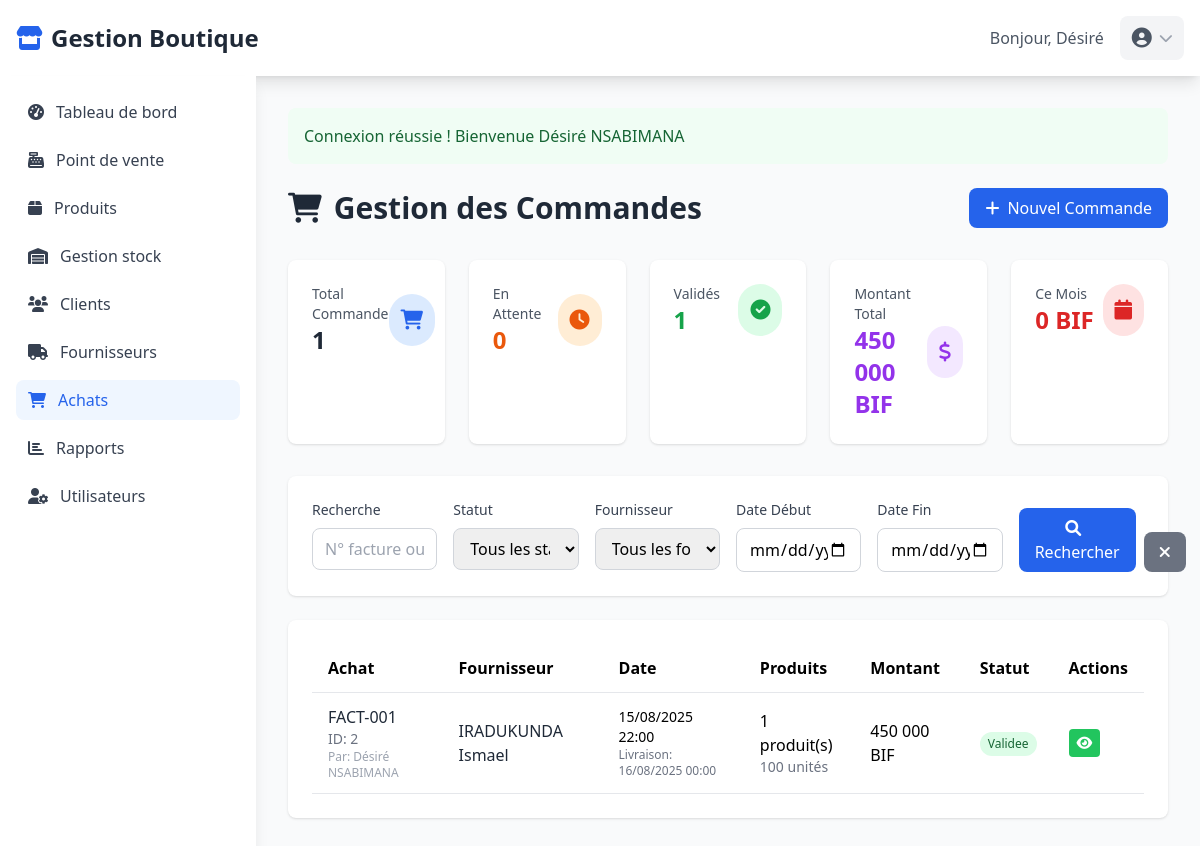
/achats.php (signed in), run on the app's committed database.
### tables this page shows
CREATE TABLE `utilisateurs` (
  `id_utilisateur` int(11) NOT NULL,
  `nom_utilisateur` varchar(50) NOT NULL,
  `mot_de_passe` text NOT NULL,
  `role` enum('proprietaire','vendeur') NOT NULL DEFAULT 'vendeur',
  `email` text NOT NULL,
  `nom` varchar(100) NOT NULL,
  `prenom` varchar(100) NOT NULL,
  `telephone` varchar(20) DEFAULT NULL,
  `statut` enum('actif','inactif') DEFAULT 'actif',
  `reset_token` text NOT NULL,
  `reset_expires` text NOT NULL,
  `date_creation` timestamp NOT NULL DEFAULT current_timestamp(),
  `derniere_connexion` datetime NOT NULL
);

CREATE TABLE `achats` (
  `id_achat` int(11) NOT NULL,
  `numero_facture` varchar(50) DEFAULT NULL,
  `id_utilisateur` int(11) NOT NULL,
  `id_fournisseur` int(11) DEFAULT NULL,
  `date_achat` timestamp NOT NULL DEFAULT current_timestamp(),
  `date_livraison_prevue` date DEFAULT NULL,
  `date_creation` datetime NOT NULL,
  `montant_total_ht` decimal(12,2) DEFAULT 0.00,
  `montant_tva` decimal(10,2) DEFAULT 0.00,
  `montant_total_ttc` decimal(12,2) DEFAULT 0.00,
  `statut` enum('en_attente','validee','livree','annulee') DEFAULT 'en_attente',
  `notes` text DEFAULT NULL
);

CREATE TABLE `fournisseurs` (
  `id_fournisseur` int(11) NOT NULL,
  `nom_fournisseur` varchar(100) NOT NULL,
  `contact` varchar(100) DEFAULT NULL,
  `telephone` varchar(20) DEFAULT NULL,
  `email` varchar(100) DEFAULT NULL,
  `adresse` text DEFAULT NULL,
  `date_creation` timestamp NOT NULL DEFAULT current_timestamp(),
  `statut` enum('actif','inactif') DEFAULT 'actif'
);

### achats.php (the view, shortened to what the rows shown need)
<?php
require_once 'config.php';
$db = Database::getInstance();
$user = getCurrentUser();
$where_conditions = ['1=1'];
$params = [];
$where_clause = implode(' AND ', $where_conditions);
$achats = $db->fetchAll("
    SELECT a.*,
           f.nom_fournisseur,
           u.prenom as acheteur_prenom,
           u.nom as acheteur_nom,
           COUNT(da.id_detail_achat) as nombre_produits,
           SUM(da.quantite_commandee) as quantite_totale
    FROM achats a
    LEFT JOIN fournisseurs f ON a.id_fournisseur = f.id_fournisseur
    LEFT JOIN utilisateurs u ON a.id_utilisateur = u.id_utilisateur
    LEFT JOIN details_achats da ON a.id_achat = da.id_achat
    WHERE $where_clause
    GROUP BY a.id_achat
    ORDER BY a.date_achat DESC
", $params);
?>
<!DOCTYPE html>
<html lang="fr">
<head>
    <script src="https://cdn.tailwindcss.com"></script>
    <link href="https://cdnjs.cloudflare.com/ajax/libs/font-awesome/6.0.0/css/all.min.css" rel="stylesheet">
</head>
<body class="bg-gray-50">
    <nav class="bg-white shadow-lg">
        <div class="max-w-7xl mx-auto px-4">
            <div class="flex justify-between items-center py-4">
                <div class="flex items-center space-x-4">
                    <h1 class="text-2xl font-bold text-gray-800">
                        <i class="fas fa-store text-blue-600 mr-2"></i><?= APP_NAME ?>
                    </h1>
                </div>
                <div class="flex items-center space-x-4">
                    <span class="text-gray-600">Bonjour, <?= htmlspecialchars($user['prenom']) ?></span>
                    <div class="relative">
                        <button id="userMenuButton" class="flex items-center space-x-2 bg-gray-100 rounded-lg px-3 py-2 hover:bg-gray-200">
                        </button>
                    </div>
                </div>
            </div>
        </div>
    </nav>
    <div class="flex">
        <div class="flex-1 p-8">
            <div class="flex justify-between items-center mb-8">
                <h1 class="text-3xl font-bold text-gray-800">
                    <i class="fas fa-shopping-cart mr-3"></i>Gestion des Commandes
                </h1>
            </div>
            <div class="bg-white rounded-lg shadow">
                <div class="p-6">
                    <div class="overflow-x-auto">
                        <table class="w-full table-auto">
                            <thead>
                                <tr class="border-b">
                                    <th class="text-left py-3 px-4">Achat</th>
                                    <th class="text-left py-3 px-4">Fournisseur</th>
                                    <th class="text-left py-3 px-4">Date</th>
                                    <th class="text-left py-3 px-4">Produits</th>
                                    <th class="text-left py-3 px-4">Montant</th>
                                    <th class="text-left py-3 px-4">Statut</th>
                                    <th class="text-left py-3 px-4">Actions</th>
                                </tr>
                            </thead>
                            <tbody>
                                <?php if (empty($achats)): ?>
                                    <tr>
                                        <td colspan="7" class="text-center py-8 text-gray-500">
                                            <i class="fas fa-shopping-cart text-4xl mb-4"></i>
                                            <p>Aucun achat trouvé</p>
                                        </td>
                                    </tr>
                                <?php else: ?>
                                    <?php foreach ($achats as $achat): ?>
                                        <tr class="border-b hover:bg-gray-50">
                                            <td class="py-3 px-4">
                                                <div>
                                                    <p class="font-medium text-gray-800"><?= htmlspecialchars($achat['numero_facture'] ?: 'N/A') ?></p>
                                                    <p class="text-sm text-gray-500">ID: <?= $achat['id_achat'] ?></p>
                                                    <p class="text-xs text-gray-400">Par: <?= htmlspecialchars($achat['acheteur_prenom'] . ' ' . $achat['acheteur_nom']) ?></p>
                                                </div>
                                            </td>
                                            <td class="py-3 px-4">
                                                <p class="font-medium text-gray-800"><?= htmlspecialchars($achat['nom_fournisseur'] ?: 'N/A') ?></p>
                                            </td>
                                            <td class="py-3 px-4">
                                                <p class="text-sm"><?= formatDate($achat['date_achat']) ?></p>
                                                <?php if ($achat['date_livraison_prevue']): ?>
                                                    <p class="text-xs text-gray-500">Livraison: <?= formatDate($achat['date_livraison_prevue']) ?></p>
                                                <?php endif; ?>
                                            </td>
                                            <td class="py-3 px-4">
                                                <div>
                                                    <p class="font-medium"><?= $achat['nombre_produits'] ?> produit(s)</p>
                                                    <p class="text-sm text-gray-500"><?= $achat['quantite_totale'] ?> unités</p>
                                                </div>
                                            </td>
                                            <td class="py-3 px-4">
                                                <p class="font-medium"><?= formatMoney($achat['montant_total_ttc']) ?></p>
                                            </td>
                                            <td class="py-3 px-4">
                                                <span class="inline-block px-2 py-1 text-xs rounded-full
                                                    <?= $achat['statut'] === 'en_attente' ? 'bg-orange-100 text-orange-800' :
                                                        ($achat['statut'] === 'validee' ? 'bg-green-100 text-green-800' :
                                                        ($achat['statut'] === 'livree' ? 'bg-blue-100 text-blue-800' : 'bg-red-100 text-red-800')) ?>">
                                                    <?= ucfirst($achat['statut']) ?>
                                                </span>
                                            </td>
                                            <td class="py-3 px-4">
                                                <div class="flex space-x-2">
                                                    <a href="achat_details.php?id=<?= $achat['id_achat'] ?>"
                                                       class="bg-green-500 text-white px-2 py-1 rounded text-sm hover:bg-green-600">
                                                        <i class="fas fa-eye"></i>
                                                    </a>
                                                </div>
                                            </td>
                                        </tr>
                                    <?php endforeach; ?>
                                <?php endif; ?>
                            </tbody>
                        </table>
                    </div>
                </div>
            </div>
        </div>
    </div>
</body>
</html>

### data on the page
utilisateurs: prenom "Désiré"
achats: numero_facture "FACT-001", id_achat "2", id_utilisateur.nom "Désiré NSABIMANA", id_fournisseur.nom_fournisseur "IRADUKUNDA Ismael", date_achat "15/08/2025 22:00", date_livraison_prevue "16/08/2025 00:00", nombre_produits "1", quantite_totale "100", montant_total_ttc "450 000 BIF", statut "Validee"

### other printed values
APP_NAME "Gestion Boutique"
$flash['message'] "Connexion réussie ! Bienvenue Désiré NSABIMANA"
$stats_achats['total_achats'] "1"
$stats_achats['achats_attente'] "0"
$stats_achats['achats_valides'] "1"
formatMoney($stats_achats['montant_total']) "450 000 BIF"
formatMoney($stats_achats['montant_mois']) "0 BIF"
